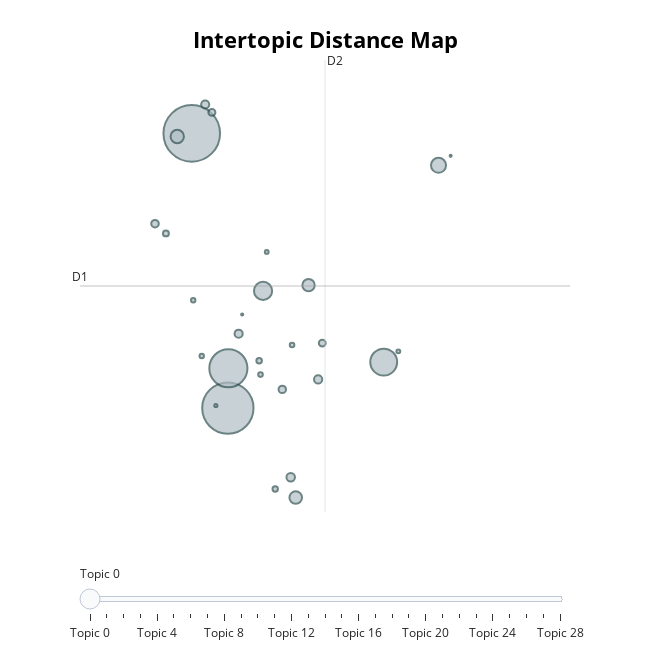

The code cell stored with this chart in its notebook:
### Code cell
topic_model = topic_model.reduce_topics(docs, nr_topics=30)
topic_model.visualize_topics()

### Figure 1 — Plotly figure (JSON) as saved in the notebook; plotly's stock layout.template omitted (floating-point values rounded to 4 significant figures)
{"data": [{"customdata": [[0, "like | one | enemies | even | games", 9631], [1, "good | yes | bad | nice | sucks", 7935], [2, "trash | rolin | yes | hate | dogshit", 4373], [3, "best | series | underrated | ever | favorite", 2174], [4, "gud | git | ez | gg | gavlan", 998], [5, "seek | sun | praise | bearer | lest", 681], [6, "elden | ring | amana | shrine | emerald", 536], [7, "de | que | jogo | el | la", 480], [8, "buy | worth | sale | recommend | money", 460], [9, "majula | sekiro | tanimura | hub | estus", 218], [10, "skeleton | give | character | hollow | creation", 203], [11, "peak | ii | haters | listen | absolute", 199], [12, "adp | level | lvl | stat | bro", 198], [13, "hole | tongue | try | finger | horse", 170], [14, "iron | keep | hate | never | go", 166], [15, "adaptability | level | design | frames | stat", 147], [16, "sentinels | ruin | rat | spiders | rats", 143], [17, "goat | horse | goated | hole | butt", 105], [18, "masochist | stockholm | masochists | syndrome | masochism", 92], [19, "frigid | outskirts | go | fuck | happy", 88], [20, "video | content | everything | youtube | best", 65], [21, "ahead | message | chest | wall | try", 63], [22, "trust | lie | liar | door | ahead", 59], [23, "dank | april | fools | memes | joke", 58], [24, "fashion | swag | best | finest | pog", 46], [25, "cancer | aids | tumor | gave | diagnosis", 44], [26, "xd | xdxd | aaaaaaaaaaaaaaaaaaaaaaaaaaaaaaaaaaaaaaaaaaaaaaaaaaaaaaaaaaaaaaaaaaaaaaaaaaaaaaaaaaaaaaaaaaaaaaaaaaaaaaaaaaaaaaaaaaaaaaaaaaaaaaaaaaaaaaaaaaaaaaaaaaaaaaaaaaaaaaaaaaaaaaaaaaaaaaaaaaaaaaaaaaaaaaaaaaaaaaaaaaaaaaaaaaaaaaaaaaaaaaaaaaaaaaaaaaaaaaaaaaaaaaaaaaaaaaaaaaaaaaaaaaaaaaaaaaaaaaaaaaaaaaaaaaaaaaaaaaaaaaaaaaaaaaaaaaaaaaaaaaaaaaaaaaaaaaaaaaaaaaaaaaaaaaaaaaaaaaaaaaaaaaaaaaaaaaaaaaaaaaaaaaaaaaaaaaaaaaaaaaaaaaaaaaaaaaaaaaaaaaaaaaaaaaaaaaaaaaaaaaaaaaaaaaaaaaaaaaaaaaaaaaaaaaaaaaaaaaaaaaaaaaaaaaaaaaaaaaaaaaaaaaaaaaaaaaaaaaaaaaaaaaaaaaaaaaaaaaaaaaaaaaaaaaaaaaaaaaaaaaaaaaaaaaaaaaaaaaaaaaaaaaaaaaaaaaaaaaaaaaaaaaaaaaaaaaaaaaaaaaaaaaaaaaaaaaaaaaaaaaaaaaaaaaaaaaaaaaaaaaaaaaaaaaaaaaaaaaaaaaaaaaaaaaaaa | hahahahahahhahhahahahahahahahahhahahaahahhahahahahahahhahhahahhhahahahahahahahahahahahahaahahhahahahahahahahhahahahahahahahahaahhahahahahahahahahahahahhahahhahahahahahahhahahahahahahahahahahahahahhaahahahhahahahahhahahahahahahahahhahahahahahahahahahahahahahahaahhahahahahahahahahahahahahahahhahahahahhahaahhahahahahahahahahahahahahhahahahahhahaahhahahahahhahahahahahahahahahahaha | ahhhhhhhhhhhhhhhhhhhhhhhhhhhhhhhhhhhhhhhhhhhhhhhhhhhhhhhhhhhhhhhhhhhhhhhhhhhhhhhhhhhhhhhhhhhhhhhhhhhhhhhhhhhhhhhhhhhhhhhhhhhhhhhhhhhhhhhhhhhhhhhhhhhhhhhhhhhhhhhhhhhhhhhhhhhhhhhhhhhhhhhhhhhhhhhhhhhhhhhhhhhhhhhhhhhhhhhhhhhhhhhhhhhhhhhhhhhhhhhhhhhhhhhhhhhhhhhhhhhhhhhh", 30], [27, "backstab | backstabbed | backstabs | would | rollcatched", 14], [28, "strength | follow | seek | rest | fuck", 13]], "hovertemplate": "<b>Topic %{customdata[0]}</b><br>%{customdata[1]}<br>Size: %{customdata[2]}", "legendgroup": "", "marker": {"color": "#B0BEC5", "line": {"color": "DarkSlateGrey", "width": 2}, "size": [9631, 7935, 4373, 2174, 998, 681, 536, 480, 460, 218, 203, 199, 198, 170, 166, 147, 143, 105, 92, 88, 65, 63, 59, 58, 46, 44, 30, 14, 13], "sizemode": "area", "sizeref": 6.019, "symbol": "circle"}, "mode": "markers", "name": "", "orientation": "v", "showlegend": false, "type": "scatter", "x": [7.226, 7.713, 7.72, 9.811, 8.186, 10.55, 7.031, 8.626, 8.799, 8.559, 8.928, 7.857, 7.407, 6.732, 8.445, 7.498, 8.983, 6.879, 8.134, 8.35, 8.152, 8.577, 7.361, 7.246, 10.01, 8.236, 7.551, 7.905, 10.71], "xaxis": "x", "y": [5.017, -0.1262, 0.618, 0.7345, 2.068, 4.419, 4.959, -1.802, 2.175, -1.422, 0.4104, 1.266, 5.558, 3.326, 0.223, 5.41, 1.09, 3.144, 0.7606, -1.643, 0.501, 1.053, 0.847, 1.893, 0.9351, 2.798, -0.07798, 1.625, 4.597], "yaxis": "y"}], "layout": {"annotations": [{"showarrow": false, "text": "D1", "x": 5.722, "y": 2.159, "yshift": 10}, {"showarrow": false, "text": "D2", "x": 9.02, "xshift": 10, "y": 6.391}], "height": 650, "hoverlabel": {"bgcolor": "white", "font": {"family": "Rockwell", "size": 16}}, "legend": {"itemsizing": "constant", "tracegroupgap": 0}, "margin": {"t": 60}, "shapes": [{"line": {"color": "#CFD8DC", "width": 2}, "type": "line", "x0": 9.02, "x1": 9.02, "y0": -2.073, "y1": 6.391}, {"line": {"color": "#9E9E9E", "width": 2}, "type": "line", "x0": 5.722, "x1": 12.32, "y0": 2.159, "y1": 2.159}], "sliders": [{"active": 0, "pad": {"t": 50}, "steps": [{"args": [{"marker.color": [["red", "#B0BEC5", "#B0BEC5", "#B0BEC5", "#B0BEC5", "#B0BEC5", "#B0BEC5", "#B0BEC5", "#B0BEC5", "#B0BEC5", "#B0BEC5", "#B0BEC5", "#B0BEC5", "#B0BEC5", "#B0BEC5", "#B0BEC5", "#B0BEC5", "#B0BEC5", "#B0BEC5", "#B0BEC5", "#B0BEC5", "#B0BEC5", "#B0BEC5", "#B0BEC5", "#B0BEC5", "#B0BEC5", "#B0BEC5", "#B0BEC5", "#B0BEC5"]]}], "label": "Topic 0", "method": "update"}, {"args": [{"marker.color": [["#B0BEC5", "red", "#B0BEC5", "#B0BEC5", "#B0BEC5", "#B0BEC5", "#B0BEC5", "#B0BEC5", "#B0BEC5", "#B0BEC5", "#B0BEC5", "#B0BEC5", "#B0BEC5", "#B0BEC5", "#B0BEC5", "#B0BEC5", "#B0BEC5", "#B0BEC5", "#B0BEC5", "#B0BEC5", "#B0BEC5", "#B0BEC5", "#B0BEC5", "#B0BEC5", "#B0BEC5", "#B0BEC5", "#B0BEC5", "#B0BEC5", "#B0BEC5"]]}], "label": "Topic 1", "method": "update"}, {"args": [{"marker.color": [["#B0BEC5", "#B0BEC5", "red", "#B0BEC5", "#B0BEC5", "#B0BEC5", "#B0BEC5", "#B0BEC5", "#B0BEC5", "#B0BEC5", "#B0BEC5", "#B0BEC5", "#B0BEC5", "#B0BEC5", "#B0BEC5", "#B0BEC5", "#B0BEC5", "#B0BEC5", "#B0BEC5", "#B0BEC5", "#B0BEC5", "#B0BEC5", "#B0BEC5", "#B0BEC5", "#B0BEC5", "#B0BEC5", "#B0BEC5", "#B0BEC5", "#B0BEC5"]]}], "label": "Topic 2", "method": "update"}, {"args": [{"marker.color": [["#B0BEC5", "#B0BEC5", "#B0BEC5", "red", "#B0BEC5", "#B0BEC5", "#B0BEC5", "#B0BEC5", "#B0BEC5", "#B0BEC5", "#B0BEC5", "#B0BEC5", "#B0BEC5", "#B0BEC5", "#B0BEC5", "#B0BEC5", "#B0BEC5", "#B0BEC5", "#B0BEC5", "#B0BEC5", "#B0BEC5", "#B0BEC5", "#B0BEC5", "#B0BEC5", "#B0BEC5", "#B0BEC5", "#B0BEC5", "#B0BEC5", "#B0BEC5"]]}], "label": "Topic 3", "method": "update"}, {"args": [{"marker.color": [["#B0BEC5", "#B0BEC5", "#B0BEC5", "#B0BEC5", "red", "#B0BEC5", "#B0BEC5", "#B0BEC5", "#B0BEC5", "#B0BEC5", "#B0BEC5", "#B0BEC5", "#B0BEC5", "#B0BEC5", "#B0BEC5", "#B0BEC5", "#B0BEC5", "#B0BEC5", "#B0BEC5", "#B0BEC5", "#B0BEC5", "#B0BEC5", "#B0BEC5", "#B0BEC5", "#B0BEC5", "#B0BEC5", "#B0BEC5", "#B0BEC5", "#B0BEC5"]]}], "label": "Topic 4", "method": "update"}, {"args": [{"marker.color": [["#B0BEC5", "#B0BEC5", "#B0BEC5", "#B0BEC5", "#B0BEC5", "red", "#B0BEC5", "#B0BEC5", "#B0BEC5", "#B0BEC5", "#B0BEC5", "#B0BEC5", "#B0BEC5", "#B0BEC5", "#B0BEC5", "#B0BEC5", "#B0BEC5", "#B0BEC5", "#B0BEC5", "#B0BEC5", "#B0BEC5", "#B0BEC5", "#B0BEC5", "#B0BEC5", "#B0BEC5", "#B0BEC5", "#B0BEC5", "#B0BEC5", "#B0BEC5"]]}], "label": "Topic 5", "method": "update"}, {"args": [{"marker.color": [["#B0BEC5", "#B0BEC5", "#B0BEC5", "#B0BEC5", "#B0BEC5", "#B0BEC5", "red", "#B0BEC5", "#B0BEC5", "#B0BEC5", "#B0BEC5", "#B0BEC5", "#B0BEC5", "#B0BEC5", "#B0BEC5", "#B0BEC5", "#B0BEC5", "#B0BEC5", "#B0BEC5", "#B0BEC5", "#B0BEC5", "#B0BEC5", "#B0BEC5", "#B0BEC5", "#B0BEC5", "#B0BEC5", "#B0BEC5", "#B0BEC5", "#B0BEC5"]]}], "label": "Topic 6", "method": "update"}, {"args": [{"marker.color": [["#B0BEC5", "#B0BEC5", "#B0BEC5", "#B0BEC5", "#B0BEC5", "#B0BEC5", "#B0BEC5", "red", "#B0BEC5", "#B0BEC5", "#B0BEC5", "#B0BEC5", "#B0BEC5", "#B0BEC5", "#B0BEC5", "#B0BEC5", "#B0BEC5", "#B0BEC5", "#B0BEC5", "#B0BEC5", "#B0BEC5", "#B0BEC5", "#B0BEC5", "#B0BEC5", "#B0BEC5", "#B0BEC5", "#B0BEC5", "#B0BEC5", "#B0BEC5"]]}], "label": "Topic 7", "method": "update"}, {"args": [{"marker.color": [["#B0BEC5", "#B0BEC5", "#B0BEC5", "#B0BEC5", "#B0BEC5", "#B0BEC5", "#B0BEC5", "#B0BEC5", "red", "#B0BEC5", "#B0BEC5", "#B0BEC5", "#B0BEC5", "#B0BEC5", "#B0BEC5", "#B0BEC5", "#B0BEC5", "#B0BEC5", "#B0BEC5", "#B0BEC5", "#B0BEC5", "#B0BEC5", "#B0BEC5", "#B0BEC5", "#B0BEC5", "#B0BEC5", "#B0BEC5", "#B0BEC5", "#B0BEC5"]]}], "label": "Topic 8", "method": "update"}, {"args": [{"marker.color": [["#B0BEC5", "#B0BEC5", "#B0BEC5", "#B0BEC5", "#B0BEC5", "#B0BEC5", "#B0BEC5", "#B0BEC5", "#B0BEC5", "red", "#B0BEC5", "#B0BEC5", "#B0BEC5", "#B0BEC5", "#B0BEC5", "#B0BEC5", "#B0BEC5", "#B0BEC5", "#B0BEC5", "#B0BEC5", "#B0BEC5", "#B0BEC5", "#B0BEC5", "#B0BEC5", "#B0BEC5", "#B0BEC5", "#B0BEC5", "#B0BEC5", "#B0BEC5"]]}], "label": "Topic 9", "method": "update"}, {"args": [{"marker.color": [["#B0BEC5", "#B0BEC5", "#B0BEC5", "#B0BEC5", "#B0BEC5", "#B0BEC5", "#B0BEC5", "#B0BEC5", "#B0BEC5", "#B0BEC5", "red", "#B0BEC5", "#B0BEC5", "#B0BEC5", "#B0BEC5", "#B0BEC5", "#B0BEC5", "#B0BEC5", "#B0BEC5", "#B0BEC5", "#B0BEC5", "#B0BEC5", "#B0BEC5", "#B0BEC5", "#B0BEC5", "#B0BEC5", "#B0BEC5", "#B0BEC5", "#B0BEC5"]]}], "label": "Topic 10", "method": "update"}, {"args": [{"marker.color": [["#B0BEC5", "#B0BEC5", "#B0BEC5", "#B0BEC5", "#B0BEC5", "#B0BEC5", "#B0BEC5", "#B0BEC5", "#B0BEC5", "#B0BEC5", "#B0BEC5", "red", "#B0BEC5", "#B0BEC5", "#B0BEC5", "#B0BEC5", "#B0BEC5", "#B0BEC5", "#B0BEC5", "#B0BEC5", "#B0BEC5", "#B0BEC5", "#B0BEC5", "#B0BEC5", "#B0BEC5", "#B0BEC5", "#B0BEC5", "#B0BEC5", "#B0BEC5"]]}], "label": "Topic 11", "method": "update"}, {"args": [{"marker.color": [["#B0BEC5", "#B0BEC5", "#B0BEC5", "#B0BEC5", "#B0BEC5", "#B0BEC5", "#B0BEC5", "#B0BEC5", "#B0BEC5", "#B0BEC5", "#B0BEC5", "#B0BEC5", "red", "#B0BEC5", "#B0BEC5", "#B0BEC5", "#B0BEC5", "#B0BEC5", "#B0BEC5", "#B0BEC5", "#B0BEC5", "#B0BEC5", "#B0BEC5", "#B0BEC5", "#B0BEC5", "#B0BEC5", "#B0BEC5", "#B0BEC5", "#B0BEC5"]]}], "label": "Topic 12", "method": "update"}, {"args": [{"marker.color": [["#B0BEC5", "#B0BEC5", "#B0BEC5", "#B0BEC5", "#B0BEC5", "#B0BEC5", "#B0BEC5", "#B0BEC5", "#B0BEC5", "#B0BEC5", "#B0BEC5", "#B0BEC5", "#B0BEC5", "red", "#B0BEC5", "#B0BEC5", "#B0BEC5", "#B0BEC5", "#B0BEC5", "#B0BEC5", "#B0BEC5", "#B0BEC5", "#B0BEC5", "#B0BEC5", "#B0BEC5", "#B0BEC5", "#B0BEC5", "#B0BEC5", "#B0BEC5"]]}], "label": "Topic 13", "method": "update"}, {"args": [{"marker.color": [["#B0BEC5", "#B0BEC5", "#B0BEC5", "#B0BEC5", "#B0BEC5", "#B0BEC5", "#B0BEC5", "#B0BEC5", "#B0BEC5", "#B0BEC5", "#B0BEC5", "#B0BEC5", "#B0BEC5", "#B0BEC5", "red", "#B0BEC5", "#B0BEC5", "#B0BEC5", "#B0BEC5", "#B0BEC5", "#B0BEC5", "#B0BEC5", "#B0BEC5", "#B0BEC5", "#B0BEC5", "#B0BEC5", "#B0BEC5", "#B0BEC5", "#B0BEC5"]]}], "label": "Topic 14", "method": "update"}, {"args": [{"marker.color": [["#B0BEC5", "#B0BEC5", "#B0BEC5", "#B0BEC5", "#B0BEC5", "#B0BEC5", "#B0BEC5", "#B0BEC5", "#B0BEC5", "#B0BEC5", "#B0BEC5", "#B0BEC5", "#B0BEC5", "#B0BEC5", "#B0BEC5", "red", "#B0BEC5", "#B0BEC5", "#B0BEC5", "#B0BEC5", "#B0BEC5", "#B0BEC5", "#B0BEC5", "#B0BEC5", "#B0BEC5", "#B0BEC5", "#B0BEC5", "#B0BEC5", "#B0BEC5"]]}], "label": "Topic 15", "method": "update"}, {"args": [{"marker.color": [["#B0BEC5", "#B0BEC5", "#B0BEC5", "#B0BEC5", "#B0BEC5", "#B0BEC5", "#B0BEC5", "#B0BEC5", "#B0BEC5", "#B0BEC5", "#B0BEC5", "#B0BEC5", "#B0BEC5", "#B0BEC5", "#B0BEC5", "#B0BEC5", "red", "#B0BEC5", "#B0BEC5", "#B0BEC5", "#B0BEC5", "#B0BEC5", "#B0BEC5", "#B0BEC5", "#B0BEC5", "#B0BEC5", "#B0BEC5", "#B0BEC5", "#B0BEC5"]]}], "label": "Topic 16", "method": "update"}, {"args": [{"marker.color": [["#B0BEC5", "#B0BEC5", "#B0BEC5", "#B0BEC5", "#B0BEC5", "#B0BEC5", "#B0BEC5", "#B0BEC5", "#B0BEC5", "#B0BEC5", "#B0BEC5", "#B0BEC5", "#B0BEC5", "#B0BEC5", "#B0BEC5", "#B0BEC5", "#B0BEC5", "red", "#B0BEC5", "#B0BEC5", "#B0BEC5", "#B0BEC5", "#B0BEC5", "#B0BEC5", "#B0BEC5", "#B0BEC5", "#B0BEC5", "#B0BEC5", "#B0BEC5"]]}], "label": "Topic 17", "method": "update"}, {"args": [{"marker.color": [["#B0BEC5", "#B0BEC5", "#B0BEC5", "#B0BEC5", "#B0BEC5", "#B0BEC5", "#B0BEC5", "#B0BEC5", "#B0BEC5", "#B0BEC5", "#B0BEC5", "#B0BEC5", "#B0BEC5", "#B0BEC5", "#B0BEC5", "#B0BEC5", "#B0BEC5", "#B0BEC5", "red", "#B0BEC5", "#B0BEC5", "#B0BEC5", "#B0BEC5", "#B0BEC5", "#B0BEC5", "#B0BEC5", "#B0BEC5", "#B0BEC5", "#B0BEC5"]]}], "label": "Topic 18", "method": "update"}, {"args": [{"marker.color": [["#B0BEC5", "#B0BEC5", "#B0BEC5", "#B0BEC5", "#B0BEC5", "#B0BEC5", "#B0BEC5", "#B0BEC5", "#B0BEC5", "#B0BEC5", "#B0BEC5", "#B0BEC5", "#B0BEC5", "#B0BEC5", "#B0BEC5", "#B0BEC5", "#B0BEC5", "#B0BEC5", "#B0BEC5", "red", "#B0BEC5", "#B0BEC5", "#B0BEC5", "#B0BEC5", "#B0BEC5", "#B0BEC5", "#B0BEC5", "#B0BEC5", "#B0BEC5"]]}], "label": "Topic 19", "method": "update"}, {"args": [{"marker.color": [["#B0BEC5", "#B0BEC5", "#B0BEC5", "#B0BEC5", "#B0BEC5", "#B0BEC5", "#B0BEC5", "#B0BEC5", "#B0BEC5", "#B0BEC5", "#B0BEC5", "#B0BEC5", "#B0BEC5", "#B0BEC5", "#B0BEC5", "#B0BEC5", "#B0BEC5", "#B0BEC5", "#B0BEC5", "#B0BEC5", "red", "#B0BEC5", "#B0BEC5", "#B0BEC5", "#B0BEC5", "#B0BEC5", "#B0BEC5", "#B0BEC5", "#B0BEC5"]]}], "label": "Topic 20", "method": "update"}, {"args": [{"marker.color": [["#B0BEC5", "#B0BEC5", "#B0BEC5", "#B0BEC5", "#B0BEC5", "#B0BEC5", "#B0BEC5", "#B0BEC5", "#B0BEC5", "#B0BEC5", "#B0BEC5", "#B0BEC5", "#B0BEC5", "#B0BEC5", "#B0BEC5", "#B0BEC5", "#B0BEC5", "#B0BEC5", "#B0BEC5", "#B0BEC5", "#B0BEC5", "red", "#B0BEC5", "#B0BEC5", "#B0BEC5", "#B0BEC5", "#B0BEC5", "#B0BEC5", "#B0BEC5"]]}], "label": "Topic 21", "method": "update"}, {"args": [{"marker.color": [["#B0BEC5", "#B0BEC5", "#B0BEC5", "#B0BEC5", "#B0BEC5", "#B0BEC5", "#B0BEC5", "#B0BEC5", "#B0BEC5", "#B0BEC5", "#B0BEC5", "#B0BEC5", "#B0BEC5", "#B0BEC5", "#B0BEC5", "#B0BEC5", "#B0BEC5", "#B0BEC5", "#B0BEC5", "#B0BEC5", "#B0BEC5", "#B0BEC5", "red", "#B0BEC5", "#B0BEC5", "#B0BEC5", "#B0BEC5", "#B0BEC5", "#B0BEC5"]]}], "label": "Topic 22", "method": "update"}, {"args": [{"marker.color": [["#B0BEC5", "#B0BEC5", "#B0BEC5", "#B0BEC5", "#B0BEC5", "#B0BEC5", "#B0BEC5", "#B0BEC5", "#B0BEC5", "#B0BEC5", "#B0BEC5", "#B0BEC5", "#B0BEC5", "#B0BEC5", "#B0BEC5", "#B0BEC5", "#B0BEC5", "#B0BEC5", "#B0BEC5", "#B0BEC5", "#B0BEC5", "#B0BEC5", "#B0BEC5", "red", "#B0BEC5", "#B0BEC5", "#B0BEC5", "#B0BEC5", "#B0BEC5"]]}], "label": "Topic 23", "method": "update"}, {"args": [{"marker.color": [["#B0BEC5", "#B0BEC5", "#B0BEC5", "#B0BEC5", "#B0BEC5", "#B0BEC5", "#B0BEC5", "#B0BEC5", "#B0BEC5", "#B0BEC5", "#B0BEC5", "#B0BEC5", "#B0BEC5", "#B0BEC5", "#B0BEC5", "#B0BEC5", "#B0BEC5", "#B0BEC5", "#B0BEC5", "#B0BEC5", "#B0BEC5", "#B0BEC5", "#B0BEC5", "#B0BEC5", "red", "#B0BEC5", "#B0BEC5", "#B0BEC5", "#B0BEC5"]]}], "label": "Topic 24", "method": "update"}, {"args": [{"marker.color": [["#B0BEC5", "#B0BEC5", "#B0BEC5", "#B0BEC5", "#B0BEC5", "#B0BEC5", "#B0BEC5", "#B0BEC5", "#B0BEC5", "#B0BEC5", "#B0BEC5", "#B0BEC5", "#B0BEC5", "#B0BEC5", "#B0BEC5", "#B0BEC5", "#B0BEC5", "#B0BEC5", "#B0BEC5", "#B0BEC5", "#B0BEC5", "#B0BEC5", "#B0BEC5", "#B0BEC5", "#B0BEC5", "red", "#B0BEC5", "#B0BEC5", "#B0BEC5"]]}], "label": "Topic 25", "method": "update"}, {"args": [{"marker.color": [["#B0BEC5", "#B0BEC5", "#B0BEC5", "#B0BEC5", "#B0BEC5", "#B0BEC5", "#B0BEC5", "#B0BEC5", "#B0BEC5", "#B0BEC5", "#B0BEC5", "#B0BEC5", "#B0BEC5", "#B0BEC5", "#B0BEC5", "#B0BEC5", "#B0BEC5", "#B0BEC5", "#B0BEC5", "#B0BEC5", "#B0BEC5", "#B0BEC5", "#B0BEC5", "#B0BEC5", "#B0BEC5", "#B0BEC5", "red", "#B0BEC5", "#B0BEC5"]]}], "label": "Topic 26", "method": "update"}, {"args": [{"marker.color": [["#B0BEC5", "#B0BEC5", "#B0BEC5", "#B0BEC5", "#B0BEC5", "#B0BEC5", "#B0BEC5", "#B0BEC5", "#B0BEC5", "#B0BEC5", "#B0BEC5", "#B0BEC5", "#B0BEC5", "#B0BEC5", "#B0BEC5", "#B0BEC5", "#B0BEC5", "#B0BEC5", "#B0BEC5", "#B0BEC5", "#B0BEC5", "#B0BEC5", "#B0BEC5", "#B0BEC5", "#B0BEC5", "#B0BEC5", "#B0BEC5", "red", "#B0BEC5"]]}], "label": "Topic 27", "method": "update"}, {"args": [{"marker.color": [["#B0BEC5", "#B0BEC5", "#B0BEC5", "#B0BEC5", "#B0BEC5", "#B0BEC5", "#B0BEC5", "#B0BEC5", "#B0BEC5", "#B0BEC5", "#B0BEC5", "#B0BEC5", "#B0BEC5", "#B0BEC5", "#B0BEC5", "#B0BEC5", "#B0BEC5", "#B0BEC5", "#B0BEC5", "#B0BEC5", "#B0BEC5", "#B0BEC5", "#B0BEC5", "#B0BEC5", "#B0BEC5", "#B0BEC5", "#B0BEC5", "#B0BEC5", "red"]]}], "label": "Topic 28", "method": "update"}]}], "title": {"font": {"color": "Black", "size": 22}, "text": "<b>Intertopic Distance Map</b>", "x": 0.5, "xanchor": "center", "y": 0.95, "yanchor": "top"}, "width": 650, "xaxis": {"anchor": "y", "domain": [0, 1], "range": [5.722, 12.32], "title": {"text": ""}, "visible": false}, "yaxis": {"anchor": "x", "domain": [0, 1], "range": [-2.073, 6.391], "title": {"text": ""}, "visible": false}}}
